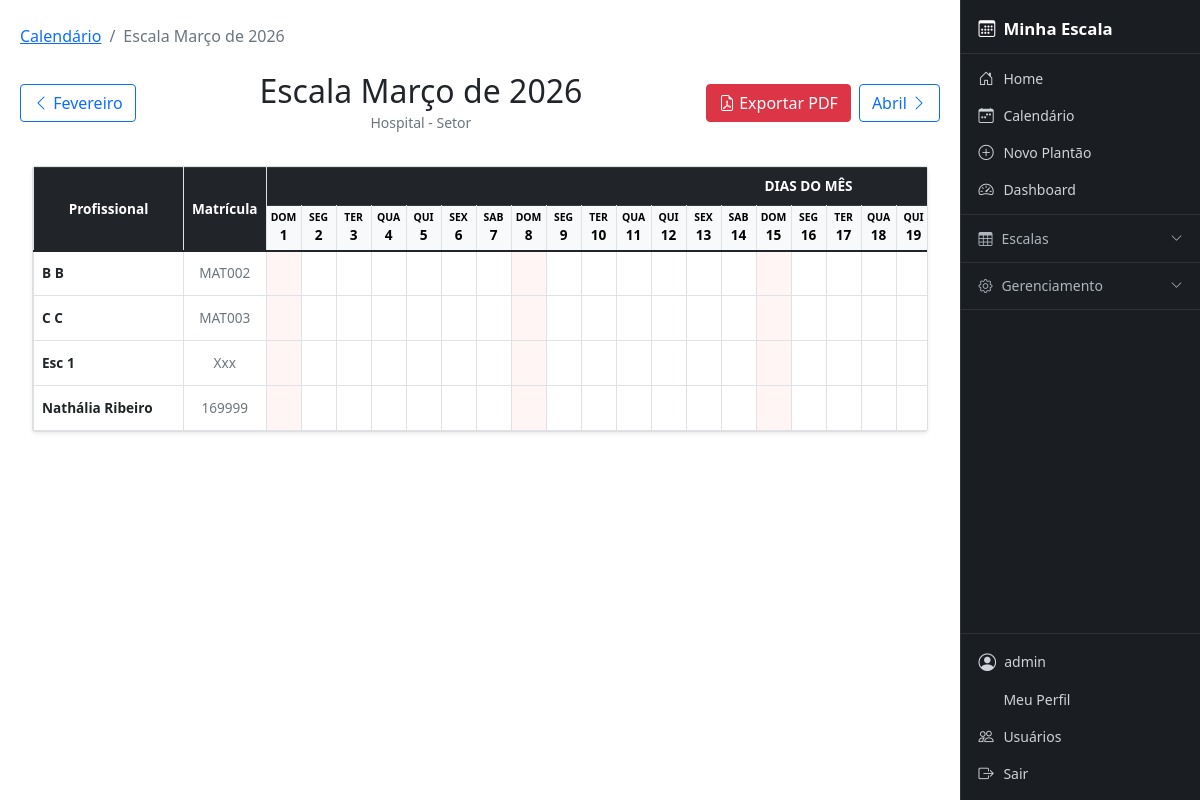
Page /escala-mensal/3/2026/ (signed in) on the earlier database version.
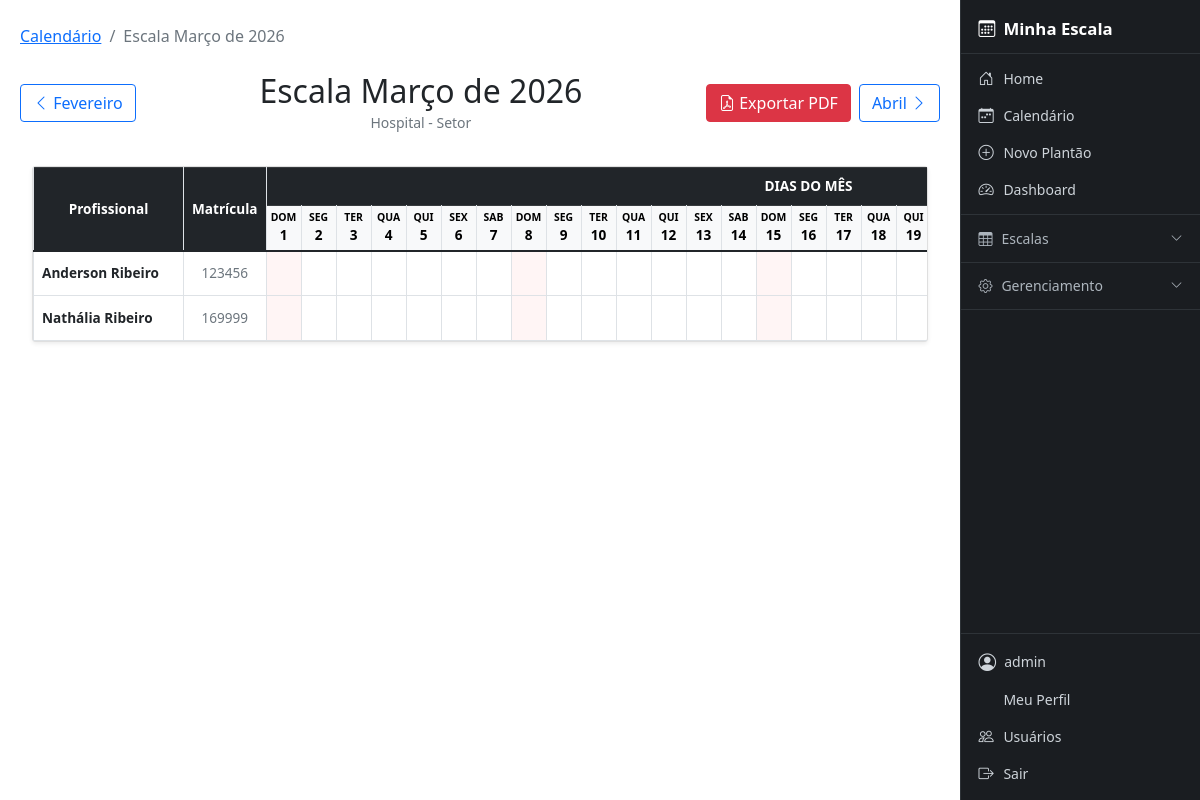
Same page on the later database version.
### cal/models.py (models this page shows, shortened)
class Matricula(models.Model):
    user = models.OneToOneField(
        User,
        on_delete=models.CASCADE,
        related_name="matricula",
        null=True,
        blank=True
    )
    perfil = models.ForeignKey(PerfilUsuario, on_delete=models.SET_NULL, null=True, blank=True, related_name='matriculas_vinculadas')
    nome_completo = models.CharField(max_length=200)
    nome_exibicao = models.CharField(max_length=50, verbose_name="Nome de Exibição", default="")
    matricula = models.CharField(max_length=30, unique=True)
    coren = models.CharField(max_length=30, blank=True, null=True)
    hospital = models.ForeignKey(
        Hospital,
        on_delete=models.PROTECT,
        related_name="profissionais"
    )
    setor = models.ForeignKey(
        Setor,
        on_delete=models.PROTECT,
        related_name="profissionais",
        null=True,
        blank=True
    )
    especialidade = models.ForeignKey(
        Especialidade,
        on_delete=models.SET_NULL,
        related_name="profissionais",
        null=True,
        blank=True
    )
    carga_horaria_semanal = models.PositiveIntegerField(default=40)
    ativo = models.BooleanField(default=True)
    class Meta:
        ordering = ["nome_exibicao"]

### cal/views/escala_mes_views.py (the view, shortened to what this page needs)
# urls.py: path('escala-mensal/', escala_mes_views.escala_mes_view, name='escala_mensal'),
@login_required
def escala_mes_view(request, mes=None, ano=None):
    hoje = datetime.now()
    mes = int(mes) if mes else hoje.month
    ano = int(ano) if ano else hoje.year
    hospital_id = request.GET.get('hospital')
    setor_id = request.GET.get('setor')
    user = request.user
    matricula_usuario = get_matricula(user)
    if is_admin(user):
        profissionais = Matricula.objects.filter(ativo=True)
        hospitais = Hospital.objects.all()
        setores = Setor.objects.all()
    else:
        profissionais = Matricula.objects.none()
        hospitais = Hospital.objects.none()
        setores = Setor.objects.none()
    if hospital_id:
        profissionais = profissionais.filter(hospital_id=hospital_id)
    if setor_id:
        profissionais = profissionais.filter(setor_id=setor_id)
    primeiro_dia = date(ano, mes, 1)
    ultimo_dia = date(ano, mes, monthrange(ano, mes)[1])
    weekdays_pt = ['SEG', 'TER', 'QUA', 'QUI', 'SEX', 'SAB', 'DOM']
    datas_cabecalho = []
    for dia in range(1, ultimo_dia.day + 1):
        data_dia = date(ano, mes, dia)
        datas_cabecalho.append({
            'dia': dia,
            'dia_semana': weekdays_pt[data_dia.weekday()],
            'data_completa': data_dia,
            'weekday_idx': data_dia.weekday()
        })
    dados_profissionais = []
    semana_atual = 1
    for profissional in profissionais:
        eventos = EventoEscala.objects.filter(
            profissional=profissional,
            data__range=[primeiro_dia, ultimo_dia]
        ).select_related('tipo')
        dias_dict = {}
        semanas_totais = {}
        semana_idx = 1
        current_week_hours = 0
        for dia_idx, data_head in enumerate(datas_cabecalho):
            dia = data_head['dia']
            if dia in dias_dict:
                current_week_hours += dias_dict[dia]['horas']
            if data_head['weekday_idx'] == 6 or dia_idx == len(datas_cabecalho) - 1:
                semanas_totais[semana_idx] = current_week_hours
                semana_idx += 1
                current_week_hours = 0
        if semana_idx > semana_atual:
            semana_atual = semana_idx
        total_mes = sum(d['horas'] for d in dias_dict.values())
        dados_profissionais.append({
            'profissional': profissional,
            'dias': dias_dict,
            'semanas_totais': semanas_totais,
            'total_mes': total_mes,
            'saldo': saldo_info(profissional, mes, ano, total_horas=total_mes),
        })
    context = {
        'mes_atual': mes,
        'ano_atual': ano,
        'mes_nome': MESES_PT[mes],
        'dados_profissionais': dados_profissionais,
        'datas_cabecalho': datas_cabecalho,
        'hospitais': hospitais,
        'setores': setores,
        'hospital_filtro': int(hospital_id) if hospital_id else None,
        'setor_filtro': int(setor_id) if setor_id else None,
        'num_semanas': range(1, semana_atual),
        'mes_anterior': {
            'mes': 12 if mes == 1 else mes - 1,
            'ano': ano - 1 if mes == 1 else ano,
            'nome': MESES_PT[12 if mes == 1 else mes - 1]
        },
        'mes_proximo': {
            'mes': 1 if mes == 12 else mes + 1,
            'ano': ano + 1 if mes == 12 else ano,
            'nome': MESES_PT[1 if mes == 12 else mes + 1]
        },
    }
    return render(request, 'escala/escala_mes.html', context)

### cal/permissions.py (called while the page is built)
def get_perfil(user):
    return getattr(user, 'cal_perfil', None)

def get_matricula(user):
    return getattr(user, 'matricula', None)

def is_admin(user):
    perfil = get_perfil(user)
    return user.is_staff or (perfil is not None and perfil.tipo == 'ADMIN')

### cal/utils_saldo.py (called while the page is built, shortened)
def saldo_info(profissional, mes, ano, total_horas=None):
    carga = profissional.carga_horaria_semanal or 0
    if total_horas is not None:
        x = total_horas - carga
        carga_prox = carga - x
        return {
            'saldo': x,
            'carga_proxima': carga_prox,
            'semana_no_mes': True,
        }

### templates/escala/escala_mes.html (shortened to what this page needs)
{% extends 'base.html' %}
{% load static %}
{% load cal_extras %}
{% block content %}
<nav aria-label="breadcrumb" class="mb-4 d-print-none">
    <ol class="breadcrumb">
        <li class="breadcrumb-item"><a href="{% url 'cal:calendar' %}">Calendário</a></li>
        <li class="breadcrumb-item active">Escala {{ mes_nome }} de {{ ano_atual }}</li>
    </ol>
</nav>
<div class="d-flex justify-content-between align-items-center mb-4">
    <div>
        <a href="{% url 'cal:escala_mensal_mes_ano' mes_anterior.mes mes_anterior.ano %}" class="btn btn-outline-primary d-print-none">
            <i class="bi bi-chevron-left"></i> {{ mes_anterior.nome }}
        </a>
    </div>
    <div class="text-center">
        <h2 class="mb-0">Escala {{ mes_nome }} de {{ ano_atual }}</h2>
        <small class="text-muted">{{ escala.hospital.nome|default:"Hospital" }} - {{ escala.setor.nome|default:"Setor" }}</small>
    </div>
    <div class="d-flex gap-2">
        <a href="{% url 'cal:exportar_escala_pdf' mes_atual ano_atual %}" class="btn btn-danger d-print-none">
            <i class="bi bi-file-earmark-pdf"></i> Exportar PDF
        </a>
        <a href="{% url 'cal:escala_mensal_mes_ano' mes_proximo.mes mes_proximo.ano %}" class="btn btn-outline-primary d-print-none">
            {{ mes_proximo.nome }} <i class="bi bi-chevron-right"></i>
        </a>
    </div>
</div>
<div class="container-fluid py-2">
    <div class="card shadow-sm">
        <div class="card-body p-0">
            <div class="table-responsive">
                <table class="table table-bordered mb-0 escala-table" style="font-size: 0.85rem;">
                    <thead>
                        <tr class="table-dark text-center">
                            <th rowspan="2" class="align-middle" style="min-width: 150px;">Profissional</th>
                            <th rowspan="2" class="align-middle">Matrícula</th>
                            <th colspan="{{ datas_cabecalho|length }}">DIAS DO MÊS</th>
                        </tr>
                        <tr class="table-light">
                            {% for data in datas_cabecalho %}
                            <th class="text-center p-1 {% if data.weekday_idx == 6 %}bg-danger-subtle{% endif %}" style="min-width: 35px;">
                                <small class="d-block text-uppercase" style="font-size: 0.65rem;">{{ data.dia_semana }}</small>
                                <strong>{{ data.dia }}</strong>
                            </th>
                            {% endfor %}
                        </tr>
                    </thead>
                    <tbody>
                        {% for dados in dados_profissionais %}
                        {% with prof=dados.profissional %}
                        <tr>
                            <td class="align-middle fw-bold">{{ prof.nome_completo }}</td>
                            <td class="align-middle text-center text-muted">{{ prof.numero|default:prof.matricula }}</td>
                            {% for data_head in datas_cabecalho %}
                            {% with dia_idx=data_head.dia %}
                            <td class="p-0 text-center align-middle dia-celula"
                                data-dia="{{ dia_idx }}"
                                data-prof="{{ prof.id }}"
                                style="height: 45px; {% if data_head.weekday_idx == 6 %}background-color: #fff5f5;{% endif %}">
                            </td>
                            {% endwith %}
                            {% endfor %}
                        </tr>
                        {% endwith %}
                        {% endfor %}
                    </tbody>
                </table>
            </div>
        </div>
    </div>
</div>
{% endblock %}

Differences in the rows shown:
removed Matricula: profissional.nome_completo "B B", profissional.numero "MAT002", {{ dia_idx }} 4 (drawn)
removed Matricula: profissional.nome_completo "C C", profissional.numero "MAT003", {{ dia_idx }} 4 (drawn)
removed Matricula: profissional.nome_completo "Esc 1", profissional.numero "Xxx", {{ dia_idx }} 4 (drawn)
added Matricula: profissional.nome_completo "Anderson Ribeiro", profissional.numero "123456", {{ dia_idx }} 4 (drawn)
